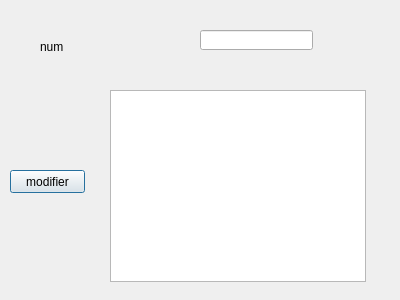
<?xml version="1.0" encoding="UTF-8"?>
<ui version="4.0">
 <class>SecDialog</class>
 <widget class="QDialog" name="SecDialog">
  <property name="geometry">
   <rect>
    <x>0</x>
    <y>0</y>
    <width>400</width>
    <height>300</height>
   </rect>
  </property>
  <property name="windowTitle">
   <string>Dialog</string>
  </property>
  <widget class="QLineEdit" name="lineEdit">
   <property name="geometry">
    <rect>
     <x>200</x>
     <y>30</y>
     <width>113</width>
     <height>20</height>
    </rect>
   </property>
  </widget>
  <widget class="QLabel" name="label">
   <property name="geometry">
    <rect>
     <x>40</x>
     <y>40</y>
     <width>47</width>
     <height>14</height>
    </rect>
   </property>
   <property name="text">
    <string>num</string>
   </property>
  </widget>
  <widget class="QTableView" name="tableView">
   <property name="geometry">
    <rect>
     <x>110</x>
     <y>90</y>
     <width>256</width>
     <height>192</height>
    </rect>
   </property>
  </widget>
  <widget class="QPushButton" name="pushButton">
   <property name="geometry">
    <rect>
     <x>10</x>
     <y>170</y>
     <width>75</width>
     <height>23</height>
    </rect>
   </property>
   <property name="text">
    <string>modifier</string>
   </property>
  </widget>
 </widget>
 <resources/>
 <connections/>
</ui>
